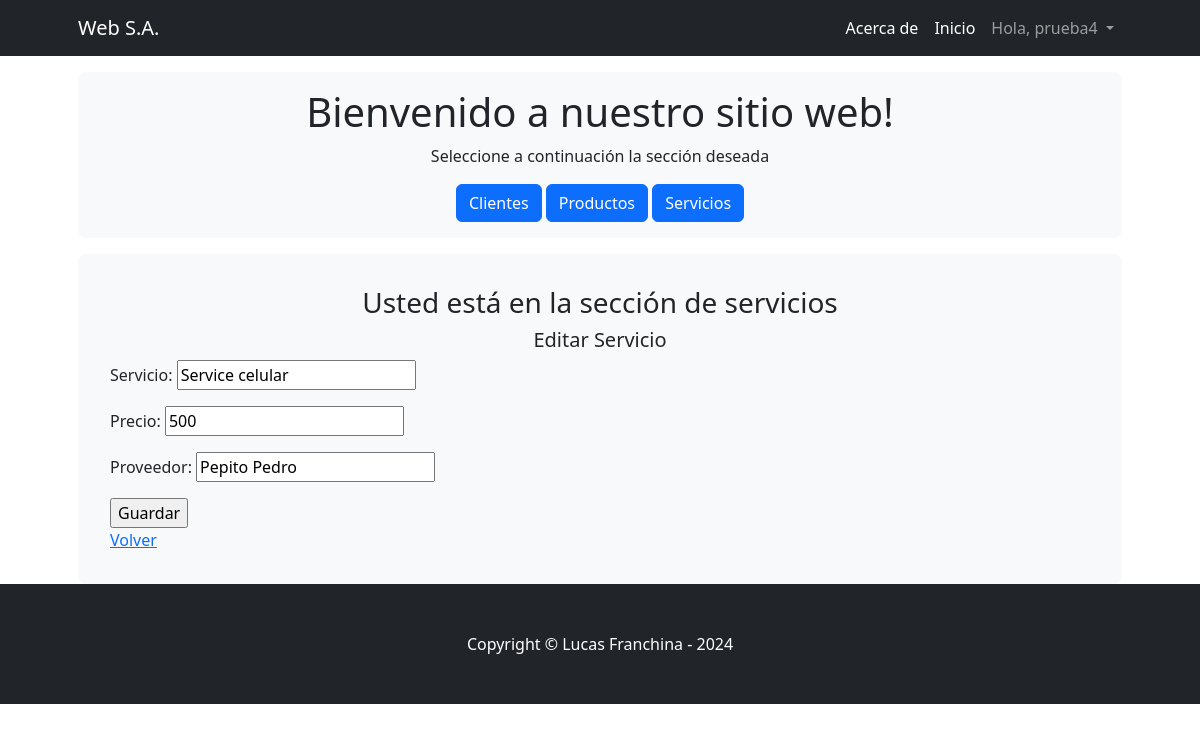
The app's page /Appventas/servicios/1/editar (signed in) with its own data.
### Appventas/models.py (models this page shows, shortened)
class Servicios(models.Model):
    servicio = models.CharField(max_length=30)
    precio = models.IntegerField()
    proveedor = models.CharField(max_length=30)
    class Meta:
        verbose_name = "Servicio"
        verbose_name_plural = "Servicios"

### Appventas/views.py (the view)
# urls.py: path('servicios/<pk>/editar', views.serviciosupdateview.as_view(), name='servicioseditar'),
class serviciosupdateview(LoginRequiredMixin, UpdateView):
    model = Servicios
    template_name = 'appventas/serviciosedit.html'
    success_url = reverse_lazy('listaservicios')
    fields = ['servicio', 'precio', 'proveedor']

### Appventas/templates/appventas/serviciosedit.html (shortened to what this page needs)
<!DOCTYPE html>
<html lang="en">
<head>
</head>
<body>
    {% extends "appventas/padre.html" %}
    {% load static %}
    {% block contenidoQueCambia %}
    <div class="container px-lg-5">
        <div class="p-2 p-lg-3 bg-light rounded-3 text-center">
            <div class="m-2 m-lg-3">
                <h3>Usted está en la sección de servicios</h3>
                <h5>Editar Servicio</h5>
                <div style="text-align: left;">
                <form action="" method="POST">
                    {{form.as_p}}
                    <input type="submit" value="Guardar">
                </form>
                <a href="{% url 'listaservicios' %}">Volver</a>
            </div>
            </div>
        </div>
    </div>
    {% endblock %}

### Appventas/templates/appventas/padre.html (shortened to what this page needs)
{% load static %}
<!DOCTYPE html>
<html lang="en">
    <head>
        <link href="https://cdn.jsdelivr.net/npm/bootstrap-icons@1.4.1/font/bootstrap-icons.css" rel="stylesheet" />
        <link href="{% static 'appventas/css/styles.css' %}" rel="stylesheet" />
    </head>
    <body>
        <nav class="navbar navbar-expand-lg navbar-dark bg-dark">
            <div class="container px-lg-5">
                <a class="navbar-brand" href="{% url 'inicio' %}">Web S.A.</a>
                <div class="collapse navbar-collapse" id="navbarSupportedContent">
                    <ul class="navbar-nav ms-auto mb-2 mb-lg-0">
                        <li class="nav-item"><a class="nav-link active" aria-current="page" href="{% url 'about' %}">Acerca de</a></li>
                        <li class="nav-item"><a class="nav-link active" aria-current="page" href="{% url 'inicio' %}">Inicio</a></li>
                        <li class="nav-item dropdown">
                            <a class="nav-link dropdown-toggle" href="#" id="navbarDropdown" role="button" data-bs-toggle="dropdown" aria-expanded="false">
                                {% if user.is_authenticated %}
                                    Hola, {{ user.username }}
                                {% else %}
                                    Usuario
                                {% endif %}
                            </a>
                        </li>
                    </ul>
                </div>
            </div>
        </nav>
        <header class="py-3">
            <div class="container px-lg-5">
                <div class="p-1 p-lg-2 bg-light rounded-3 text-center">
                    <div class="m-1 m-lg-2">
                        <h1 class="custom-heading">Bienvenido a nuestro sitio web!</h1>
                        <p class="custom-paragraph">Seleccione a continuación la sección deseada</p>
                        <a class="btn btn-primary custom-button" href="{% url 'listaclientes' %}">Clientes</a>
                        <a class="btn btn-primary custom-button" href="{% url 'listaproductos' %}">Productos</a>
                        <a class="btn btn-primary custom-button" href="{% url 'listaservicios' %}">Servicios</a>
                    </div>
                </div>
            </div>
        </header>
        {% block contenidoQueCambia %}{% endblock %}
        <footer class="py-5 bg-dark">
            <div class="container"><p class="m-0 text-center text-white">Copyright &copy; Lucas Franchina - 2024</p></div>
        </footer>
    </body>
</html>

### records on screen
Servicios: servicio "Service celular", precio "500", proveedor "Pepito Pedro"

### other values on screen
{{ user.username }} "prueba4"
